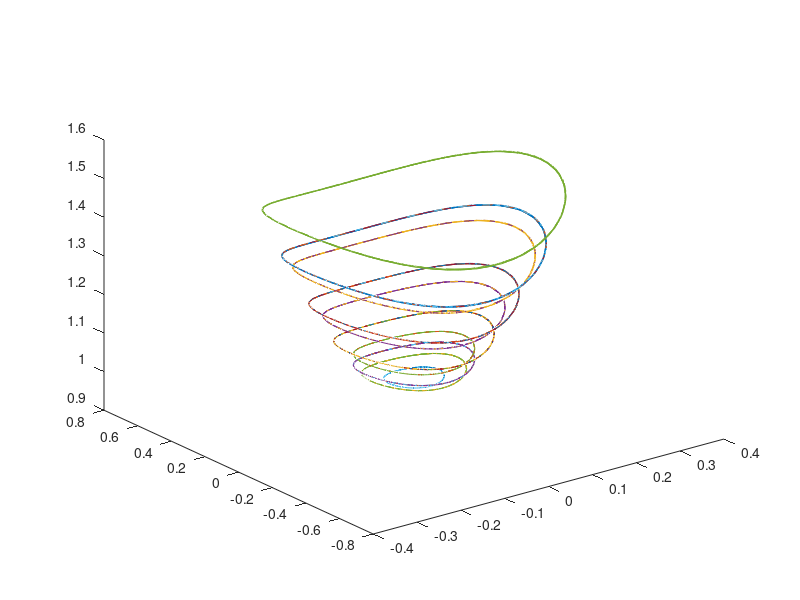

MATLAB code for this plot:
%hw3_problem 2d
clear;
clc;
I1 = 3;
I2 = 2;
I3 = 1;
L = 1;
mu = [0,0,0];


func = @(t,w)[(I2-I3)/I1*w(2)*w(3)+mu(1);
              (I3-I1)/I2*w(1)*w(3)+mu(2);
              (I1-I2)/I3*w(1)*w(2)+mu(3)];

tspan = [0,50];
hg_norm = L;

for w10 = -.2:.1:.2
    for w20 = -.4:.1:4
        if I1^2*w10^2+I2^2*w20^2 > L^2
            break;
        end
%         w10 = L/I1-.1;
%         w20 = 0.1
        w30 = sqrt(I1^2*w10^2+I2^2*w20^2+hg_norm^2)/I3;
        init = [w10,w20,w30];

        [t, x] = ode45(func, tspan, init);
        
        figure(1)
        plot3(x(:,1),x(:,2),x(:,3));
        hold on
    end
end
% for x10 = [-1.5 -1 -0.5 0 0.5 1 1.5]
%     for x20 = [-1.5 -1 -0.5 0 0.5 1 1.5]
%         [ts,xs] = ode45(func,tspan,[x10;x20]);
%         plot(xs(:,1),xs(:,2))
%         plot(xs(1,1),xs(1,2),'bo') % starting point
%         plot(xs(end,1),xs(end,2),'ks') % ending point
%     end
% end
